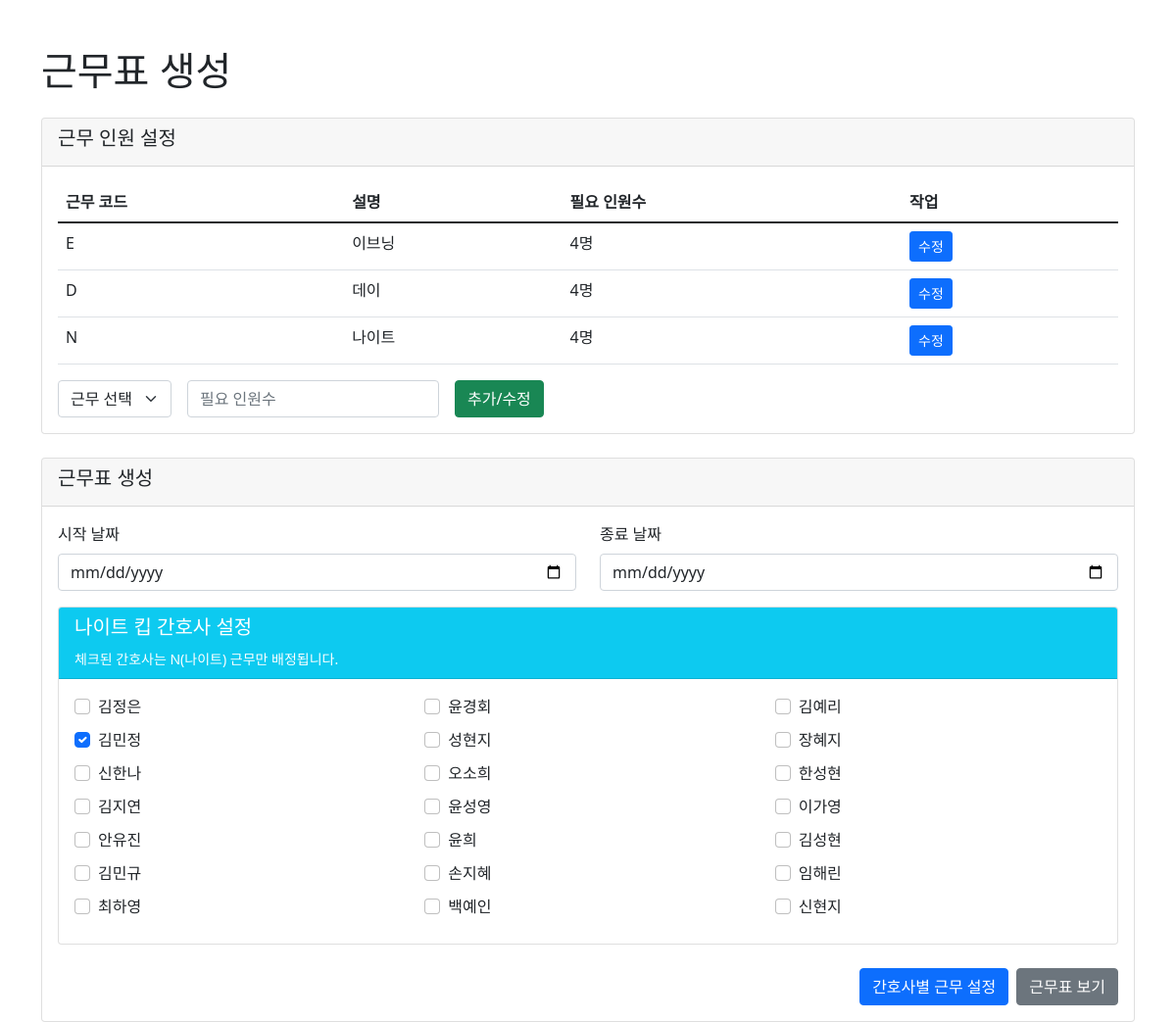
Screenshot of /generate/ with the database file from the repository.
### scheduler/models.py (models this page shows, shortened)
class StaffingRequirement(models.Model):
    SHIFT_CHOICES = [
        ('D', '데이'),
        ('E', '이브닝'),
        ('N', '나이트'),
    ]
    shift = models.CharField(max_length=3, choices=SHIFT_CHOICES, unique=True)
    required_staff = models.PositiveIntegerField(default=1)

class Nurse(models.Model):
    name = models.CharField(max_length=100, verbose_name="이름")
    employee_id = models.CharField(max_length=20, unique=True, verbose_name="사번")
    is_night_keeper = models.BooleanField(default=False, verbose_name="나이트 킵")
    skill_level = models.IntegerField(default=1, choices=[
        (1, '초급 1'),
        (2, '초급 2'),
        (3, '중급 1'),
        (4, '중급 2'),
        (5, '고급 1'),
        (6, '고급 2'),
    ], verbose_name="숙련도")
    class Meta:
        verbose_name = "간호사"
        verbose_name_plural = "간호사들"

### scheduler/views.py (the view, shortened to what this page needs)
# urls.py: path('generate/', views.generate_schedule, name='generate_schedule'),
def generate_schedule(request, regenerate=False):
    staffing_requirements = StaffingRequirement.objects.all()
    nurses = Nurse.objects.all()
    nurse_list = list(nurses)
    return render(request, 'scheduler/generate_schedule.html', {
        'staffing_requirements': staffing_requirements,
        'nurses': nurse_list
    })

### scheduler/templates/scheduler/generate_schedule.html (shortened to what this page needs)
<!DOCTYPE html>
{% load scheduler_filters %}
<html>
<head>
    <link href="https://cdn.jsdelivr.net/npm/bootstrap@5.1.3/dist/css/bootstrap.min.css" rel="stylesheet">
</head>
<body>
    <div class="container mt-5">
        <h1 class="mb-4">근무표 생성</h1>
        <div class="card mb-4">
            <div class="card-header">
                <h5>근무 인원 설정</h5>
            </div>
            <div class="card-body">
                {% if staffing_requirements %}
                <table class="table">
                    <thead>
                        <tr>
                            <th>근무 코드</th>
                            <th>설명</th>
                            <th>필요 인원수</th>
                            <th>작업</th>
                        </tr>
                    </thead>
                    <tbody>
                        {% for req in staffing_requirements %}
                        <tr>
                            <td>{{ req.shift }}</td>
                            <td>{{ req.get_shift_display }}</td>
                            <td>{{ req.required_staff }}명</td>
                            <td>
                                <a href="{% url 'update_staffing' req.id %}" class="btn btn-sm btn-primary">수정</a>
                            </td>
                        </tr>
                        {% endfor %}
                    </tbody>
                </table>
                {% else %}
                <div class="alert alert-info">
                    등록된 근무 인원 설정이 없습니다. 아래에서 추가하세요.
                </div>
                {% endif %}
                <form method="post" action="{% url 'update_staffing' 0 %}">
                    <div class="row g-3 align-items-center">
                        <div class="col-auto">
                            <select name="shift" class="form-select" required>
                                <option value="">근무 선택</option>
                            </select>
                        </div>
                        <div class="col-auto">
                            <input type="number" name="required_staff" class="form-control" min="1" placeholder="필요 인원수" required>
                        </div>
                        <div class="col-auto">
                            <button type="submit" class="btn btn-success">추가/수정</button>
                        </div>
                    </div>
                </form>
            </div>
        </div>
        {% if not setup_mode %}
        <div class="card">
            <div class="card-header">
                <h5>근무표 생성</h5>
            </div>
            <div class="card-body">
                <form method="post" action="{% url 'generate_schedule' %}">
                    <div class="row mb-3">
                        <div class="col-md-6">
                            <label for="start_date" class="form-label">시작 날짜</label>
                            <input type="date" class="form-control" id="start_date" name="start_date" required>
                        </div>
                        <div class="col-md-6">
                            <label for="end_date" class="form-label">종료 날짜</label>
                            <input type="date" class="form-control" id="end_date" name="end_date" required>
                        </div>
                    </div>
                    <div class="card mb-4">
                        <div class="card-header bg-info text-white">
                            <h5>나이트 킵 간호사 설정</h5>
                            <small>체크된 간호사는 N(나이트) 근무만 배정됩니다.</small>
                        </div>
                        <div class="card-body">
                            <div class="row">
                                {% for nurse in nurses %}
                                <div class="col-md-4 mb-2">
                                    <div class="form-check">
                                        <input class="form-check-input" type="checkbox"
                                               name="night_keeper_{{ nurse.id }}"
                                               id="night_keeper_{{ nurse.id }}"
                                               {% if nurse.is_night_keeper %}checked{% endif %}>
                                        <label class="form-check-label" for="night_keeper_{{ nurse.id }}">
                                            {{ nurse.name }}
                                        </label>
                                    </div>
                                </div>
                                {% endfor %}
                            </div>
                        </div>
                    </div>
                    <div class="d-grid gap-2 d-md-flex justify-content-md-end">
                        <button type="submit" name="setup_shifts" value="1" class="btn btn-primary">간호사별 근무 설정</button>
                        <a href="{% url 'view_schedule' %}" class="btn btn-secondary">근무표 보기</a>
                    </div>
                </form>
            </div>
        </div>
        {% endif %}
    </div>
</body>
</html>

### rows the page displays
StaffingRequirement: shift "E", shift "이브닝", required_staff "4"
StaffingRequirement: shift "D", shift "데이", required_staff "4"
StaffingRequirement: shift "N", shift "나이트", required_staff "4"
Nurse: name "김정은"
Nurse: name "윤경회"
Nurse: name "김예리"
Nurse: is_night_keeper "☑", name "김민정"
Nurse: name "성현지"
Nurse: name "장혜지"
Nurse: name "신한나"
Nurse: name "오소희"
Nurse: name "한성현"
Nurse: name "김지연"
Nurse: name "윤성영"
Nurse: name "이가영"
Nurse: name "안유진"
Nurse: name "윤희"
Nurse: name "김성현"
Nurse: name "김민규"
Nurse: name "손지혜"
Nurse: name "임해린"
Nurse: name "최하영"
Nurse: name "백예인"
Nurse: name "신현지"
